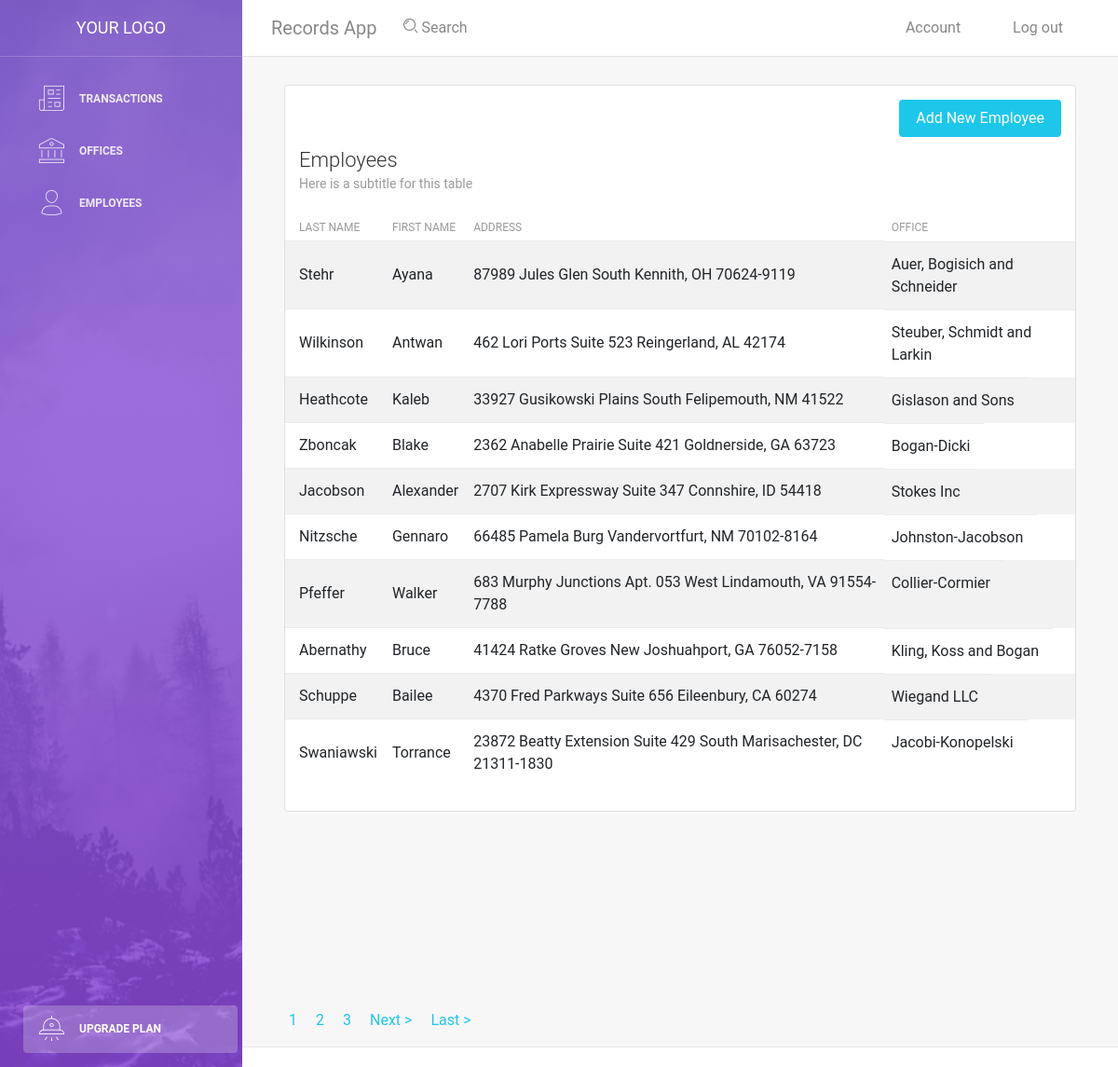
Page /employees.php on the committed database.
### tables this page shows
CREATE TABLE `employee` (
  `id` int NOT NULL AUTO_INCREMENT,
  `lastname` varchar(45) NOT NULL,
  `firstname` varchar(45) NOT NULL,
  `office_id` int NOT NULL,
  `address` varchar(100) DEFAULT NULL,
  PRIMARY KEY (`id`)
);

CREATE TABLE `office` (
  `id` int NOT NULL AUTO_INCREMENT,
  `name` varchar(45) NOT NULL,
  `contactnum` varchar(45) DEFAULT NULL,
  `email` varchar(45) DEFAULT NULL,
  `address` varchar(45) DEFAULT NULL,
  `city` varchar(45) DEFAULT NULL,
  `country` varchar(45) DEFAULT NULL,
  `postal` int DEFAULT NULL,
  PRIMARY KEY (`id`)
);

### employees.php (the view, shortened to what this page needs)
<!DOCTYPE html>
<html lang="en">
<head>
    <link rel="stylesheet" href="https://maxcdn.bootstrapcdn.com/font-awesome/latest/css/font-awesome.min.css" />
    <link href="assets/css/bootstrap.min.css" rel="stylesheet" />
    <link href="assets/css/light-bootstrap-dashboard.css?v=2.0.0 " rel="stylesheet" />
    <link href="assets/css/demo.css" rel="stylesheet" />
</head>
<body>
    <?php
    require('config/db.php');
    $result_per_page = 10;
    $query = "SELECT * FROM employee";
    $result = mysqli_query($conn, $query);
    $number_of_result = mysqli_num_rows($result);
    $number_of_page = ceil($number_of_result / $result_per_page);
    if (!isset($_GET['page'])) {
        $page = 1;
    } else {
        $page = $_GET['page'];
    }
    $page_first_result = ($page - 1) * $result_per_page;
    $query = 'SELECT employee.lastname, employee.firstname, employee.address, office.name as office_name
FROM employee
JOIN office ON employee.office_id = office.id
ORDER BY employee.id LIMIT ' . $page_first_result . ',' . $result_per_page . '';
    $result = mysqli_query($conn, $query);
    $employees = mysqli_fetch_all($result, MYSQLI_ASSOC);
    ?>
    <div class="wrapper">
        <?php include('includes/sidebar.php') ?>
        <div class="main-panel">
            <?php include('includes/navbar.php') ?>
            <div class="content">
                <div class="container-fluid">
                    <div class="section">
                        <div class="col-md-12">
                            <div class="card strpied-tabled-with-hover">
                                <div class="card-header ">
                                    <div class="addbutton" style="margin-bottom: 50px">
                                        <a href="add-employee.php">
                                            <button type="submit" name="adds"
                                                class="btn btn-info btn-fill pull-right">Add New Employee</button>
                                        </a>
                                    </div>
                                    <h4 class="card-title">Employees</h4>
                                    <p class="card-category">Here is a subtitle for this table</p>
                                </div>
                                <div class="card-body table-full-width table-responsive">
                                    <table class="table table-hover table-striped">
                                        <thead>
                                            <th>Last Name</th>
                                            <th>First Name</th>
                                            <th>Address</th>
                                            <th>Office</th>
                                        </thead>
                                        <tbody>
                                            <?php foreach ($employees as $employee): ?>
                                                <tr>
                                                    <td>
                                                        <?php echo $employee['lastname']; ?>
                                                    </td>
                                                    <td>
                                                        <?php echo $employee['firstname']; ?>
                                                    </td>
                                                    <td>
                                                        <?php echo $employee['address']; ?>
                                                    </td>
                                                    <td>
                                                        <?php echo $employee['office_name']; ?>
                                                    </td>
                                                </tr>
                                            <?php endforeach ?>
                                        </tbody>
                                    </table>
                                </div>
                            </div>
                        </div>
                    </div>
                </div>
            </div>
            <div class="table-paginate">
                <ul>
                    <?php for ($i = max(1, $page - 2); $i <= min($page + 2, $number_of_page); $i++): ?>
                        <li>
                            <a href="employees.php?page=<?php echo $i; ?>">
                                <?php echo $i; ?>
                            </a>
                        </li>
                    <?php endfor; ?>
                    <?php if ($page < $number_of_page): ?>
                        <li>
                            <a href="employees.php?page=<?php echo $page + 1; ?>">
                                Next >
                            </a>
                        </li>
                    <?php endif; ?>
                    <?php if ($page < $number_of_page - 2): ?>
                        <li>
                            <a href="employees.php?page=<?php echo $number_of_page; ?>">
                                Last >
                            </a>
                        </li>
                    <?php endif; ?>
                </ul>
            </div>
            <footer class="footer">
                <div class="container-fluid">
                    <nav>
                        <ul class="footer-menu">
                            <li>
                                <a href="#">
                                </a>
                            </li>
                            <li>
                                <a href="#">
                                </a>
                            </li>
                            <li>
                                <a href="#">
                                </a>
                            </li>
                            <li>
                                <a href="#">
                                </a>
                            </li>
                        </ul>
                        <p class="copyright text-center">
                        </p>
                    </nav>
                </div>
            </footer>
        </div>
    </div>
</body>
</html>

### includes/sidebar.php
<div class="sidebar" data-image="assets/img/sidebar-5.jpg">
            <div class="sidebar-wrapper">
                <div class="logo">
                    <a href="javascript:;" class="simple-text">
                      Your Logo
                    </a>
                </div>
                <ul class="nav">
                    <li>
                        <a class="nav-link" href="transactions.php">
                            <i class="nc-icon nc-icon nc-paper-2"></i>
                            <p>Transactions</p>
                        </a>
                    </li>
                    <li>
                        <a class="nav-link" href="office.php">
                            <i class="nc-icon nc-bank"></i>
                            <p>Offices</p>
                        </a>
                    </li>
                    <li>
                        <a class="nav-link" href="employees.php">
                            <i class="nc-icon nc-single-02"></i>
                            <p>Employees</p>
                        </a>
                    </li>
                    <li class="nav-item active active-pro">
                        <a class="nav-link active" href="javascript:;">
                            <i class="nc-icon nc-alien-33"></i>
                            <p>Upgrade plan</p>
                        </a>
                    </li>
                </ul>
            </div>
        </div>

### includes/navbar.php (shortened to what this page needs)
<nav class="navbar navbar-expand-lg " color-on-scroll="500">
                <div class="container-fluid">
                    <a class="navbar-brand" href="index.php">Records App</a>
                    <div class="collapse navbar-collapse justify-content-end" id="navigation">
                        <ul class="nav navbar-nav mr-auto">
                            <li class="nav-item">
                                <a href="#" class="nav-link">
                                    <i class="nc-icon nc-zoom-split"></i>
                                    <span class="d-lg-block">&nbsp;Search</span>
                                </a>
                            </li>
                        </ul>
                        <ul class="navbar-nav ml-auto">
                            <li class="nav-item">
                                <a class="nav-link" href="#account">
                                    <span class="no-icon">Account</span>
                                </a>
                            </li>
                            <li class="nav-item">
                                <a class="nav-link" href="#logout">
                                    <span class="no-icon">Log out</span>
                                </a>
                            </li>
                        </ul>
                    </div>
                </div>
            </nav>

### employees.php (style rules this page uses)
ul { display: flex; list-style: none; }
li { margin: 0 10px; }

### rows in the picture
employee: lastname "Stehr", firstname "Ayana", address "87989 Jules Glen South Kennith, OH 70624-9119", office.name "Auer, Bogisich and Schneider"
employee: lastname "Wilkinson", firstname "Antwan", address "462 Lori Ports Suite 523 Reingerland, AL 42174", office.name "Steuber, Schmidt and Larkin"
employee: lastname "Heathcote", firstname "Kaleb", address "33927 Gusikowski Plains South Felipemouth, NM 41522", office.name "Gislason and Sons"
employee: lastname "Zboncak", firstname "Blake", address "2362 Anabelle Prairie Suite 421 Goldnerside, GA 63723", office.name "Bogan-Dicki"
employee: lastname "Jacobson", firstname "Alexander", address "2707 Kirk Expressway Suite 347 Connshire, ID 54418", office.name "Stokes Inc"
employee: lastname "Nitzsche", firstname "Gennaro", address "66485 Pamela Burg Vandervortfurt, NM 70102-8164", office.name "Johnston-Jacobson"
employee: lastname "Pfeffer", firstname "Walker", address "683 Murphy Junctions Apt. 053 West Lindamouth, VA 91554-7788", office.name "Collier-Cormier"
employee: lastname "Abernathy", firstname "Bruce", address "41424 Ratke Groves New Joshuahport, GA 76052-7158", office.name "Kling, Koss and Bogan"
employee: lastname "Schuppe", firstname "Bailee", address "4370 Fred Parkways Suite 656 Eileenbury, CA 60274", office.name "Wiegand LLC"
employee: lastname "Swaniawski", firstname "Torrance", address "23872 Beatty Extension Suite 429 South Marisachester, DC 21311-1830", office.name "Jacobi-Konopelski"
